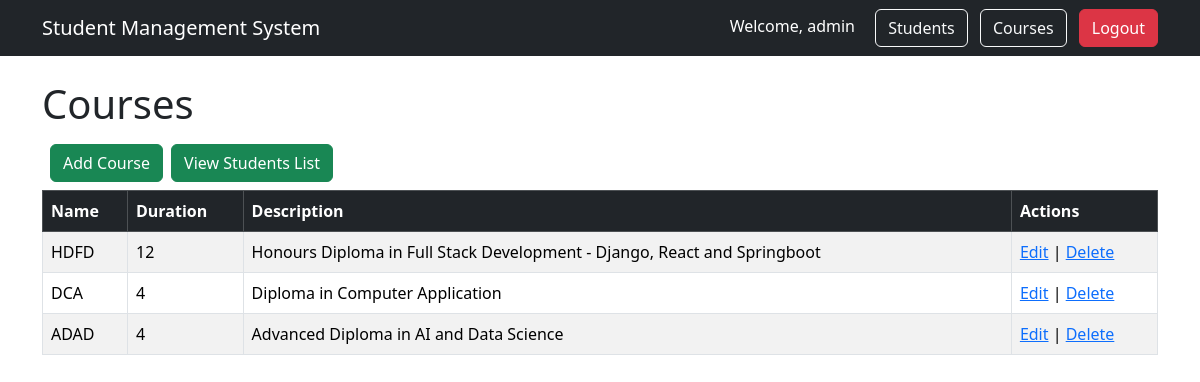
The app's page /courses/ (signed in) with its own data.
### api/models.py (models this page shows, shortened)
class Course(models.Model):
    name = models.CharField(max_length=50)
    duration = models.IntegerField()
    description = models.TextField()

### api/views.py (the view)
# urls.py: path('courses/', views.course_list, name='course_list'),
@login_required
def course_list(request):
    courses = Course.objects.all()
    return render(request,"courses/list.html",{
        "courses" : courses
    })

### templates/courses/list.html
{% extends "base.html" %}
{% block content %}
<h1>Courses</h1>
<table class="table table-bordered table-striped">
    <thead class="table-dark">
        <tr>
            <th>Name</th>
            <th>Duration</th>
            <th>Description</th>
            <th>Actions</th>
        </tr>
    </thead>
    <tbody>
        <a href="{% url 'create_course' %}" class="btn btn-success m-2">Add Course</a>
        <a href="{% url 'student_list' %}" class="btn btn-success">View Students List</a>
        {% for course in courses %}
        <tr>
            <td>{{ course.name }}</td>
            <td>{{ course.duration }}</td>
            <td>{{ course.description }}</td>
            <td>
                <a href="{% url 'edit_course' course.id %}">Edit</a> |
                <a href="{% url 'delete_course' course.id %}">Delete</a>
            </td>
        {% endfor %}
    </tbody>
</table>
{% endblock %}

### templates/base.html (shortened to what this page needs)
<!DOCTYPE html>
<html>
<head>
    <link href="https://cdn.jsdelivr.net/npm/bootstrap@5.3.3/dist/css/bootstrap.min.css" rel="stylesheet">
</head>
<body>
<nav class="navbar navbar-expand-lg navbar-dark bg-dark">
    <div class="container">
        <a class="navbar-brand" href="{% url 'student_list' %}">
            Student Management System
        </a>
        <div class="ms-auto">
            {% if user.is_authenticated %}
                <span class="text-white me-3">
                    Welcome, {{ user.username }}
                </span>
                <a href="{% url 'student_list' %}" class="btn btn-outline-light me-2">
                    Students
                </a>
                <a href="{% url 'course_list' %}" class="btn btn-outline-light me-2">
                    Courses
                </a>
                <form method="POST" action="{% url 'logout' %}" style="display:inline;">
                    <button type="submit" class="btn btn-danger">
                        Logout
                    </button>
                </form>
            {% else %}
                <a href="{% url 'login' %}" class="btn btn-success">
                    Login
                </a>
            {% endif %}
        </div>
    </div>
</nav>
<div class="container mt-4">
    {% block content %}
    {% endblock %}
</div>
</body>
</html>

### records on screen
Course: name "HDFD", duration "12", description "Honours Diploma in Full Stack Development - Django, React and Springboot"
Course: name "DCA", duration "4", description "Diploma in Computer Application"
Course: name "ADAD", duration "4", description "Advanced Diploma in AI and Data Science"

### other values on screen
{{ user.username }} "admin"
